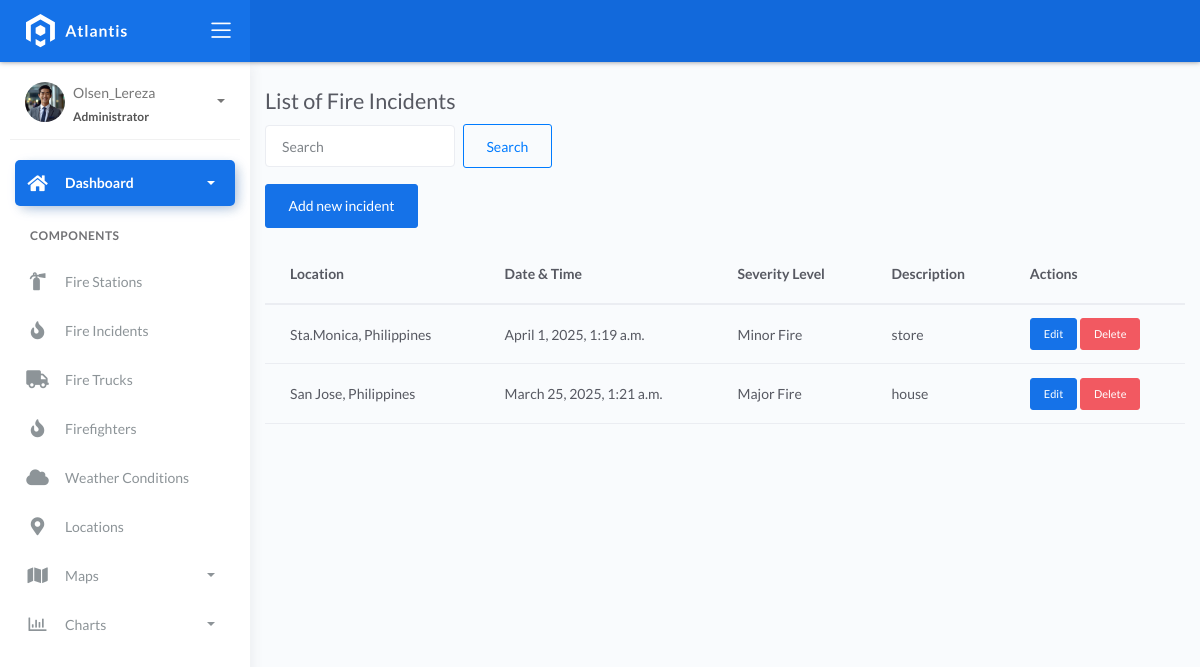
/incidents/, run on an earlier commit of the app's database.
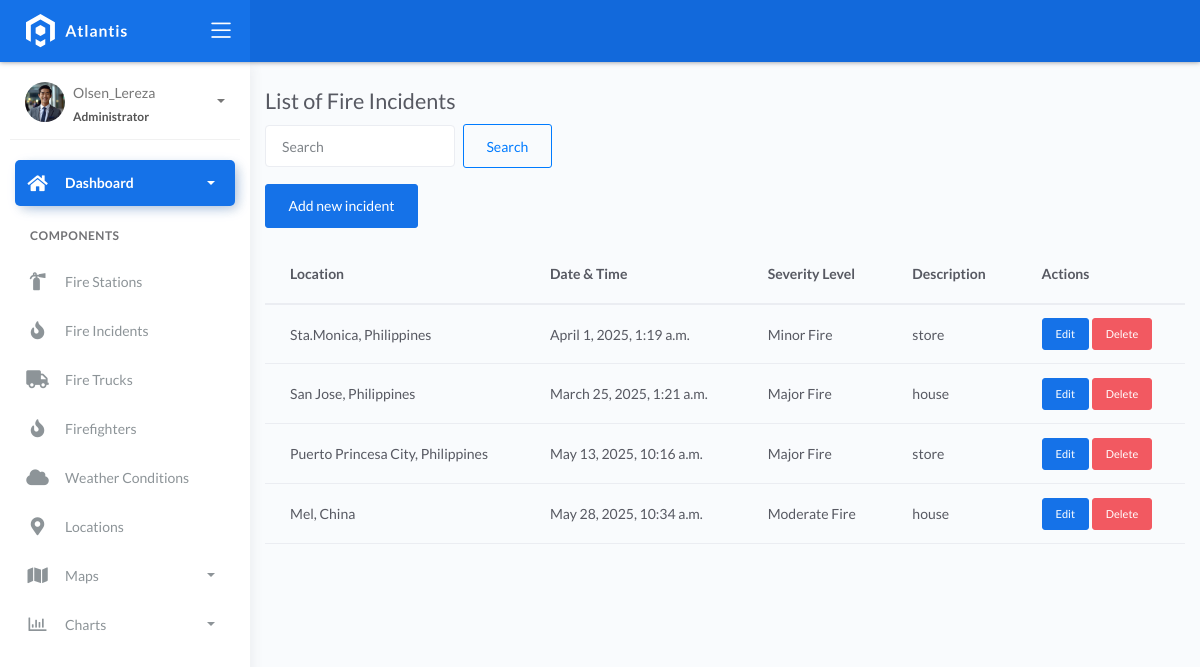
And on a later commit of the database.
### fire/models.py (models this page shows, shortened)
class BaseModel(models.Model):
    created_at = models.DateTimeField(auto_now_add=True, db_index=True)
    updated_at = models.DateTimeField(auto_now=True)
    class Meta:
        abstract = True

class Incident(BaseModel):
    SEVERITY_CHOICES = (
        ('Minor Fire', 'Minor Fire'),
        ('Moderate Fire', 'Moderate Fire'),
        ('Major Fire', 'Major Fire'),
    )
    location = models.ForeignKey(Locations, on_delete=models.CASCADE)
    date_time = models.DateTimeField(blank=True, null=True)
    severity_level = models.CharField(max_length=45, choices=SEVERITY_CHOICES)
    description = models.CharField(max_length=250)

class Locations(BaseModel):
    name = models.CharField(max_length=150)
    latitude = models.DecimalField(
        max_digits=22, decimal_places=16, null=True, blank=True)
    longitude = models.DecimalField(
        max_digits=22, decimal_places=16, null=True, blank=True)
    address = models.CharField(max_length=150)
    city = models.CharField(max_length=150)  # can be in separate table
    country = models.CharField(max_length=150)  # can be in separate table
    def __str__(self):
        return f"{self.name}, {self.country}"

### fire/views.py (the view)
# urls.py: path('incidents/', IncidentListView.as_view(), name='incident_list'),
class IncidentListView(ListView):
    model = Incident
    template_name = 'incident_list.html'
    context_object_name = 'incidents'
    paginate_by = 5
    def get_queryset(self):
        queryset = super().get_queryset()
        query = self.request.GET.get('q')
        if query:
            queryset = queryset.filter(Q(location__icontains=query) | Q(description__icontains=query) | Q(severity_level__icontains=query))
        return queryset.order_by('id')

### templates/incident_list.html (shortened to what this page needs)
{% extends 'base.html' %}
{% block content %}
<div class="container">
    <div class="row">
        <div class="col-md-12">
            <h2 class="mt-4">List of Fire Incidents</h2>
            <form method="get" class="form-inline mb-3">
              <input type="text" name="q" class="form-control mr-2" placeholder="Search" value="{{ request.GET.q }}">
              <button type="submit" class="btn btn-outline-primary">Search</button>
            </form>
            <a href="{% url 'incident_create' %}" class="btn btn-primary mb-3">Add new incident</a>
            <table class="table">
              <thead>
                <tr>
                  <th>Location</th>
                  <th>Date & Time</th>
                  <th>Severity Level</th>
                  <th>Description</th>
                  <th>Actions</th>
                </tr>
              </thead>
              <tbody>
                {% for incident in incidents %}
                <tr>
                  <td>{{ incident.location }}</td>
                  <td>{{ incident.date_time }}</td>
                  <td>{{ incident.severity_level }}</td>
                  <td>{{ incident.description }}</td>
                  <td>
                    <a href="{% url 'incident_update' incident.pk %}" class="btn btn-sm btn-primary">Edit</a>
                    <a href="{% url 'incident_delete' incident.pk %}" class="btn btn-sm btn-danger">Delete</a>
                  </td>
                </tr>
                {% endfor %}
              </tbody>
            </table>
          </div>
        </div>
    </div>
{% endblock %}

### templates/base.html (shortened to what this page needs)
{% load static %}
<!DOCTYPE html>
<html lang="en">
  <head>
    <link rel="stylesheet" href="{% static 'css/bootstrap.min.css' %}" />
    <link rel="stylesheet" href="{% static 'css/atlantis.min.css' %}" />
    <link rel="stylesheet" href="{% static 'css/demo.css' %}" />
  </head>
  <body>
    <div class="wrapper">
      <div class="main-header">
        <div class="logo-header" data-background-color="blue">
          <a href="index.html" class="logo">
            <img src="{% static 'img/logo.svg' %}" alt="navbar brand" class="navbar-brand" />
          </a>
          <div class="nav-toggle">
            <button class="btn btn-toggle toggle-sidebar">
              <i class="icon-menu"></i>
            </button>
          </div>
        </div>
        <nav class="navbar navbar-header navbar-expand-lg" data-background-color="blue2">
        </nav>
      </div>
      <div class="sidebar sidebar-style-2">
        <div class="sidebar-wrapper scrollbar scrollbar-inner">
          <div class="sidebar-content">
            <div class="user">
              <div class="avatar-sm float-left mr-2">
                <img src="{% static 'img/profiles.jpg' %}" alt="..." class="avatar-img rounded-circle" />
              </div>
              <div class="info">
                <a data-toggle="collapse" href="#collapseExample" aria-expanded="true">
                  <span>
                    Olsen_Lereza
                    <span class="user-level">Administrator</span>
                    <span class="caret"></span>
                  </span>
                </a>
              </div>
            </div>
            <ul class="nav nav-primary">
              <li class="nav-item active">
                <a data-toggle="collapse" href="#dashboard" class="collapsed" aria-expanded="false">
                  <i class="fas fa-home"></i>
                  <p>Dashboard</p>
                  <span class="caret"></span>
                </a>
              </li>
              <li class="nav-section">
                <h4 class="text-section">Components</h4>
              </li>
              <li class="nav-item">
                <a href="{% url 'fire_station_list' %}">
                  <i class="fas fa-fire-extinguisher"></i>
                  <p>Fire Stations</p>
                </a>
              </li>
              <li class="nav-item">
                <a href="{% url 'incident_list' %}">
                  <i class="fas fa-fire"></i>
                  <p>Fire Incidents</p>
                </a>
              </li>
              <li class="nav-item">
                <a href="{% url 'firetruck_list' %}">
                  <i class="fas fa-truck"></i>
                  <p>Fire Trucks</p>
                </a>
              </li>
              <li class="nav-item">
                <a href="{% url 'firefighter_list' %}">
                    <i class="fas fa-fire"></i>
                    <p>Firefighters</p>
                </a>
            </li>
            <li class="nav-item">
              <a href="{% url 'weatherconditions_list' %}">
                  <i class="fas fa-cloud"></i>
                  <p>Weather Conditions</p>
              </a>
          </li>
              <li class="nav-item">
                <a href="{% url 'location_list' %}">
                  <i class="fas fa-map-marker-alt"></i>
                  <p>Locations</p>
                </a>
              </li>
              <li class="nav-item">
                <a data-toggle="collapse" href="#maps">
                  <i class="fas fa-map"></i>
                  <p>Maps</p>
                  <span class="caret"></span>
                </a>
              </li>
              <li class="nav-item">
                <a data-toggle="collapse" href="#charts">
                  <i class="far fa-chart-bar"></i>
                  <p>Charts</p>
                  <span class="caret"></span>
                </a>
              </li>
            </ul>
          </div>
        </div>
      </div>
      <div class="main-panel">
        <div class="content">
          {% block content %}
          {% endblock %}
          </div>
        </div>
      </div>
  </body>
</html>

What changed in the data, as far as the page shows it:
added Incident: location "Puerto Princesa City, Philippines", date_time "May 13, 2025, 10:16 a.m.", severity_level "Major Fire", description "store"
added Incident: location "Mel, China", date_time "May 28, 2025, 10:34 a.m.", severity_level "Moderate Fire", description "house"
